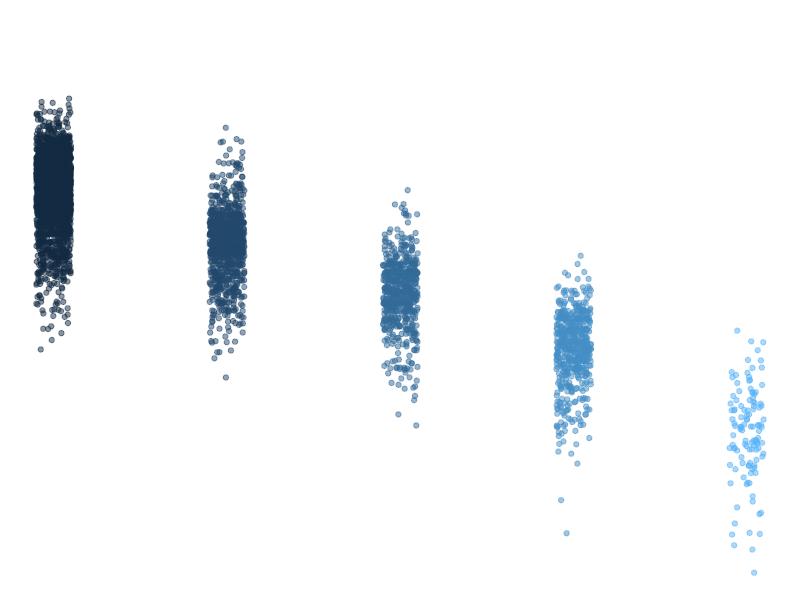

The R script that drew this image:
## ---- chunk 1
knitr::opts_chunk$set(echo = TRUE)
library(tidyverse)
## ---- chunk 2
summary(storms)
## ---- chunk 3
names(storms)
## ---- chunk 4
ggplot(data = storms, aes(x = category, y = pressure)) +
  geom_jitter(width = 0.1, 
              alpha = 0.5,
              aes(color = category),
              show.legend = FALSE) +
  labs(x = "Storm Category", 
       y = "Air pressure at storm center (millibars)"
       ) +
  theme_void()
